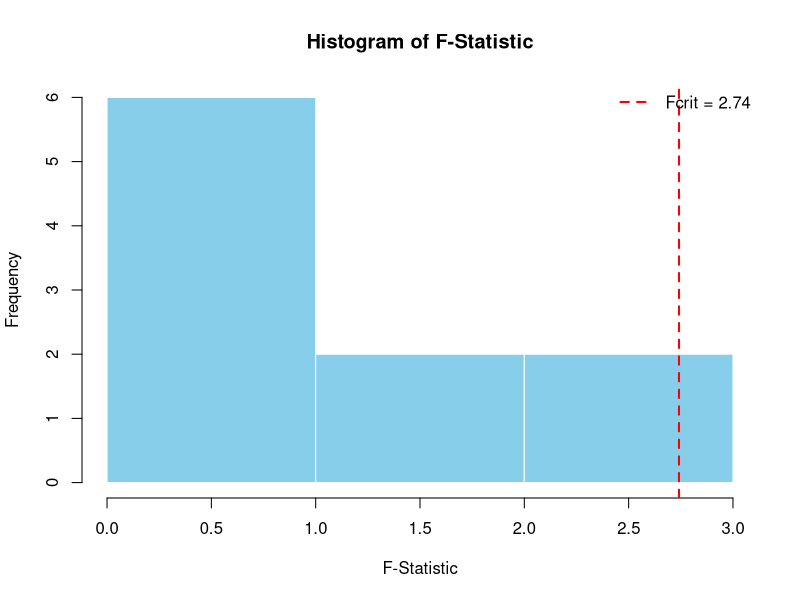
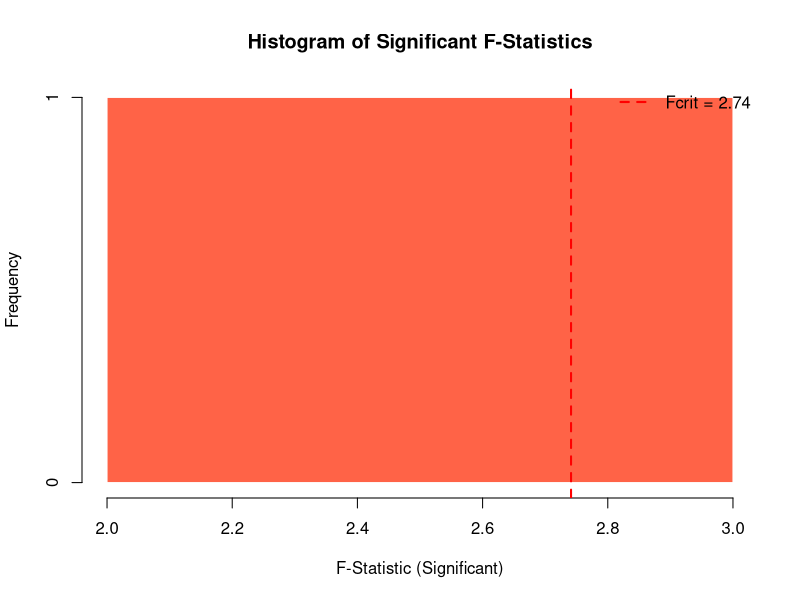
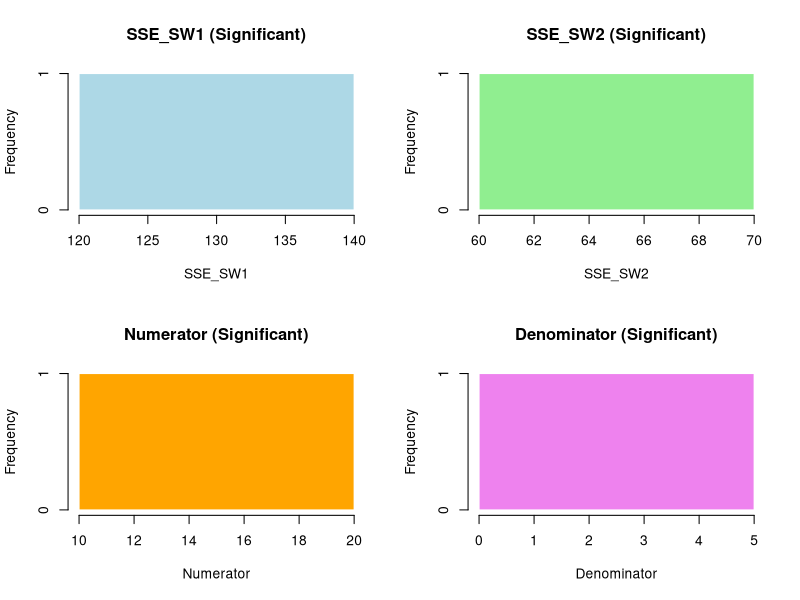
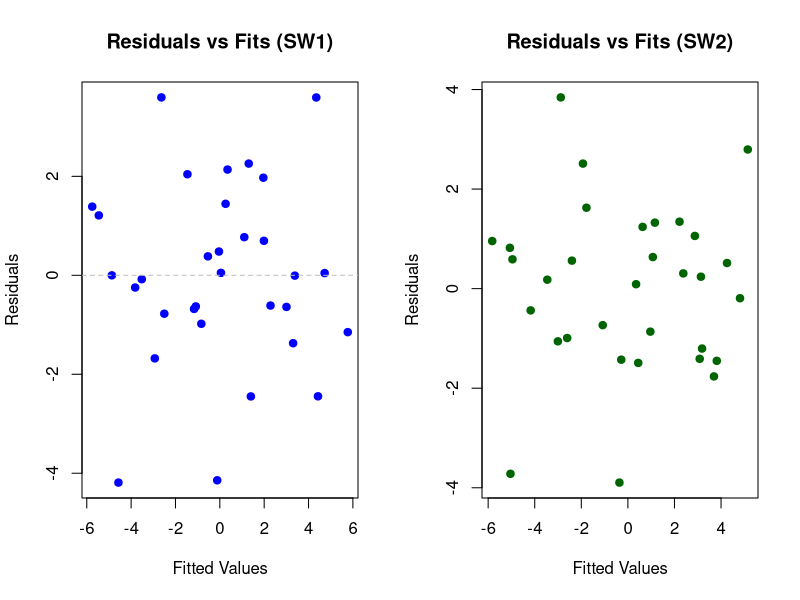
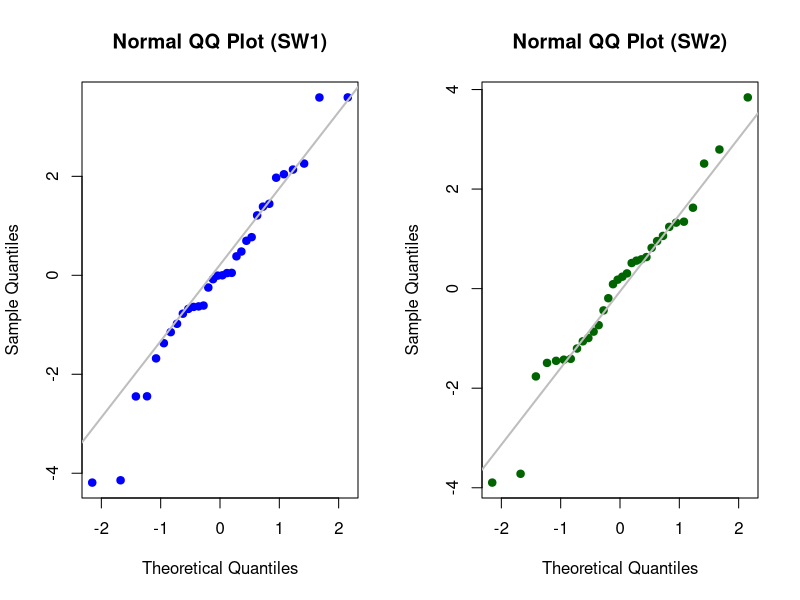
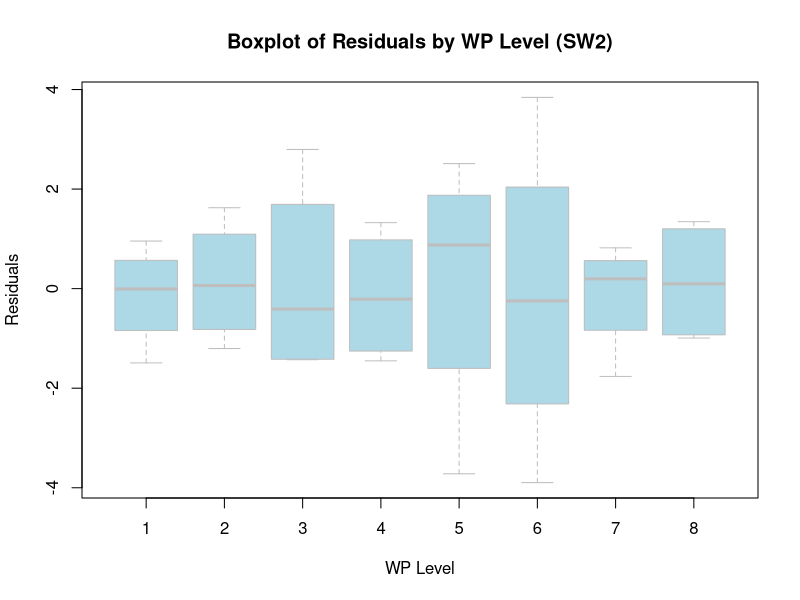
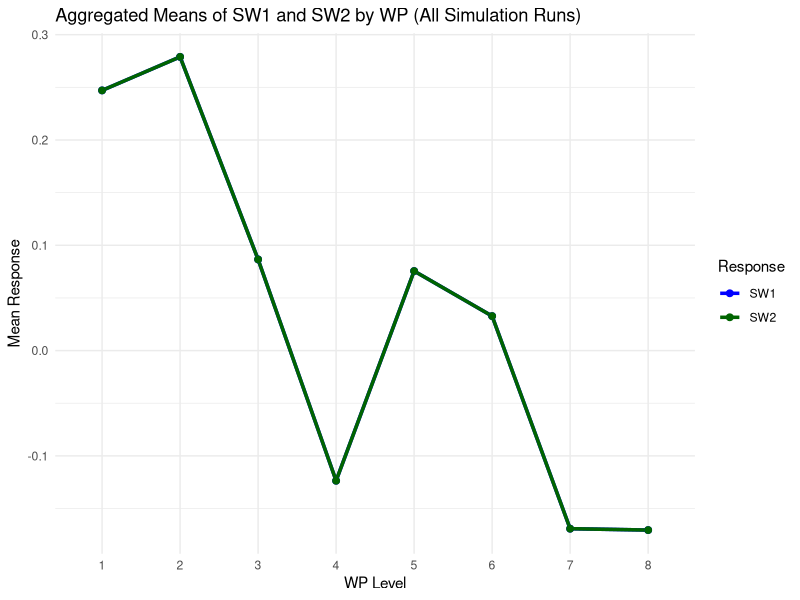

Reproduce these figures in R, in order.
## ---- chunk 1
knitr::opts_chunk$set(echo = TRUE)
## ---- chunk 2

# Standalone R script for split-plot simulation and diagnostics
# This script allows interactive inspection of model objects and F-test results

# Load required libraries
library(lmerTest)
library(ggplot2)
library(dplyr)

# ---- User parameters ----
HTC <- 3
ETC <- 2
r <- 1
nsim <- 10 # Set to a small number for demonstration
Intercept <- 10
w_names <- paste0("w", 1:HTC)
s_names <- paste0("s", 1:ETC)
interaction_names <- c(
  if (length(w_names) > 1) combn(w_names, 2, FUN = function(x) paste(x, collapse = ":")),
  if (length(s_names) > 1) combn(s_names, 2, FUN = function(x) paste(x, collapse = ":")),
  as.vector(outer(w_names, s_names, paste, sep = ":"))
)
Sigma2_W <- 1
Sigma2_S <- 5


# Effect values (customize as needed)
effect_input_map <- list(Intercept = 10)
effect_input_map[["w1"]] <- -2
effect_input_map[["s1"]] <- 2
effect_input_map[["s1:s2"]] <- 1
effect_input_map[["w1:s1"]] <- -1
# Assign 0 to all other effects
for (n in w_names) if (is.null(effect_input_map[[n]])) effect_input_map[[n]] <- 0
for (m in s_names) if (is.null(effect_input_map[[m]])) effect_input_map[[m]] <- 0
for (nm in interaction_names) if (is.null(effect_input_map[[nm]])) effect_input_map[[nm]] <- 0

# Set sigma2_W and sigma2_S
Sigma2_W <- 1
Sigma2_S <- 5

# Create all combinations of w and s factors
combined_list <- c(
  setNames(replicate(ETC, c(-1, 1), simplify = FALSE), s_names),
  setNames(replicate(HTC, c(-1, 1), simplify = FALSE), w_names)
)
df_S <- expand.grid(combined_list)
df_rep_S <- df_S[rep(seq_len(nrow(df_S)), r), ]
row.names(df_rep_S) <- NULL
linear_terms_ws <- c(w_names, s_names)
formula_S <- as.formula(paste("~ (", paste(linear_terms_ws, collapse = " + "), ")^2"))
X_S <- model.matrix(formula_S, data = df_rep_S)
colnames(X_S)[1] <- '0'
wpf_terms <- setNames(replicate(HTC, c(-1,1), simplify = FALSE), w_names)
df_W <- expand.grid(wpf_terms)
df_rep_W <- df_W[rep(seq_len(nrow(df_W)), r), ]
row.names(df_rep_W) <- NULL
X_W <- X_S[, !grepl("s", colnames(X_S), ignore.case = TRUE)]
X_SW <- X_S[, grep('s|0', colnames(X_S), value = TRUE)]
colnames(X_SW) <- gsub(":", "_", colnames(X_SW))
set.seed(1)
WP <- as.factor(rep(seq(1, r*2^HTC), each = 2^ETC))
effect_names <- colnames(X_S)

# This code creates a vector of effect values (effects) that matches the order of the model matrix columns (effect_names). For each effect name:
#It checks if the effect value is present in effect_input_map (using the original name or a cleaned version with : replaced by _). If found, it uses that value. If the effect name is "0", it uses the intercept value. If not found, it defaults to 0.

effects <- sapply(effect_names, function(nm) {
  nm_clean <- gsub(":", "_", nm)
  if (!is.null(effect_input_map[[nm]])) {
    effect_input_map[[nm]]
  } else if (!is.null(effect_input_map[[nm_clean]])) {
    effect_input_map[[nm_clean]]
  } else if (nm == "0") {
    effect_input_map[["Intercept"]]
  } else {
    0
  }
})


beta_S <- setNames(effects, effect_names)
names(beta_S)[1] <- "beta*0"
beta_W <- beta_S[!grepl("s", colnames(X_S), ignore.case = TRUE)]
mu_S <- X_S %*% beta_S
mu_W <- X_W %*% beta_W

# --- Simulation functions ---
sim_model_S <- function(X_S, mu_S, mu_W, Sigma2_S, Sigma2_W, WP) {
  n_groups <- length(unique(WP))
  epsilon_W <- rnorm(n_groups, mean = 0, sd = sqrt(Sigma2_W))
  epsilon_W <- rep(epsilon_W, times = table(WP))
  epsilon_S <- rnorm(nrow(X_S), mean = 0, sd = sqrt(Sigma2_S))
  Y_S <- mu_S + epsilon_W + epsilon_S
  Y_W <- mu_W + epsilon_W
  df_S <- data.frame(epsilon_W, df_rep_S, Y_S)
  formula_S <- as.formula(paste("Y_S ~ (", paste(linear_terms_ws, collapse = " + "), ")^2 + (1|WP)"))
  rmodel_S <- lmer(formula_S, data = df_S)
  rmodel_S_summary <- summary(rmodel_S)
  return(list(Y_W = Y_W, Y_S = Y_S, model_S = rmodel_S))
}
sim_model_W <- function(Y_W) {
  Y_W_unique <- unique(Y_W)
  df_W <- data.frame(df_rep_W, Y_W = Y_W_unique)
  formula_W <- as.formula(paste("Y_W ~ (", paste(w_names, collapse = " + "), ")^2"))
  rmodel_W <- summary(lm(formula_W, data = df_W))
  return(rmodel_W)
}
sim_model_SW <- function(X_SW, Y_S, Y_W, X_S) {
  X_SW <- X_SW[,-1]
  df_SW1 <- data.frame(Y_SW1 = Y_S - Y_W, X_SW)
  X_S <- X_S[,-1]
  df_SW2 <- data.frame(Y_SW2 = Y_S - Y_W, X_S)
  formula_SW1 <- as.formula(paste("Y_SW1 ~", paste(colnames(X_SW), collapse = " + ")))
  rmodel_SW1 <- lm(formula_SW1, data = df_SW1)
  formula_SW2 <- as.formula(paste("Y_SW2 ~ (", paste(colnames(X_S), collapse = " + "), ") + (1|WP)"))
  rmodel_SW2 <- lmer(formula_SW2, data = df_SW2)
  return(list(model_SW1 = rmodel_SW1, model_SW2 = rmodel_SW2))
}
perform_F_test <- function(model_SW1, model_SW2) {
  tryCatch({
    SSE_SW1 <- sum(residuals(model_SW1)^2)
    SSE_SW2 <- sum(residuals(model_SW2)^2)
    dfE_SW1 <- model_SW1$df.residual
    
    dfE_SW2 <- nrow(model.frame(model_SW2)) - length(fixef(model_SW2))
    #nrow(model.frame(model_SW2)) gives the total number of observations used in the model.
    #length(fixef(model_SW2)) gives the number of fixed effect parameters estimated in the model.
    
    f_statistic <- ((SSE_SW1 - SSE_SW2) / (dfE_SW1 - dfE_SW2)) / (SSE_SW2 / dfE_SW2)
    Fcrit <- qf(0.95, dfE_SW1 - dfE_SW2, dfE_SW2)
    Significant <- f_statistic > Fcrit
    data.frame(F_statistic = f_statistic, Fcrit = Fcrit, Significant = Significant)
  }, error = function(e) {
    data.frame(F_statistic = NA, Fcrit = NA, Significant = NA)
  })
}

# Collect F-Statistic values and F-test components
F_Stats <- numeric(nsim)
F_components <- data.frame(SSE_SW1 = numeric(nsim), SSE_SW2 = numeric(nsim), dfE_SW1 = numeric(nsim), dfE_SW2 = numeric(nsim), Numerator = numeric(nsim), Denominator = numeric(nsim), F_statistic = numeric(nsim))

# Store Y_SW1, Y_SW2, WP for all simulation runs
Y_SW1_list <- vector("list", nsim)
Y_SW2_list <- vector("list", nsim)
WP_list <- vector("list", nsim)
SW1_bar <- vector("list", nsim)
SW2_bar <- vector("list", nsim)

#Simulation Loop
for (i in 1:nsim) {
  cat("\n--- Simulation Run", i, "---\n")
  sim_S_out <- sim_model_S(X_S, mu_S, mu_W, Sigma2_S, Sigma2_W, WP)
  Y_W <- sim_S_out$Y_W
  Y_S <- sim_S_out$Y_S
  model_S <- sim_S_out$model_S
  model_W <- sim_model_W(Y_W)
  sim_SW_out <- sim_model_SW(X_SW, Y_S, Y_W, X_S)
  model_SW1 <- sim_SW_out$model_SW1
  model_SW2 <- sim_SW_out$model_SW2
  
  # Extract df_SW1 for storage
  df_SW1 <- data.frame(Y_SW1 = Y_S - Y_W, X_SW)
  
  # Calculate and store means of SW1 by WP for this run
  SW1_bar[[i]] <- aggregate(Y_SW1 ~ WP, data = df_SW1, FUN = mean)
  
  # Extract df_SW2 for storage
 df_SW2 <- data.frame(Y_SW2 = Y_S - Y_W, X_S)
 
   # Calculate and store means of SW2 by WP for this run
  SW2_bar[[i]] <- aggregate(Y_SW2 ~ WP, data = df_SW2, FUN = mean)
  
  #Perform F-Test
  F_Test <- perform_F_test(model_SW1, model_SW2)
  print(model_SW1)
  print(model_SW2)
  print(F_Test)
  F_Stats[i] <- F_Test$F_statistic
  
  # Store F-test components
  SSE_SW1 <- sum(residuals(model_SW1)^2)
  SSE_SW2 <- sum(residuals(model_SW2)^2)
  dfE_SW1 <- model_SW1$df.residual
  dfE_SW2 <- nrow(model.frame(model_SW2)) - length(fixef(model_SW2))
  Numerator <- (SSE_SW1 - SSE_SW2) / (dfE_SW1 - dfE_SW2)
  Denominator <- SSE_SW2 / dfE_SW2
  F_statistic <- Numerator / Denominator
  F_components[i,] <- c(SSE_SW1, SSE_SW2, dfE_SW1, dfE_SW2, Numerator, Denominator, F_statistic)
  
  # Store Y_SW1, Y_SW2, WP for this run
  Y_SW1_list[[i]] <- df_SW1
  Y_SW2_list[[i]] <- data.frame(Y_SW2 = model_SW2@frame$Y_SW2, WP = model_SW2@frame$WP)
  WP_list[[i]] <- model_SW2@frame$WP
}

## ---- chunk 3
bin_min <- floor(min(F_Stats, na.rm = TRUE))
bin_max <- ceiling(max(F_Stats, na.rm = TRUE))
hist(F_Stats, breaks = seq(bin_min, bin_max, by = 1), main = "Histogram of F-Statistic", xlab = "F-Statistic", col = "skyblue", border = "white")
Fcrit_val <- F_Test$Fcrit
abline(v = Fcrit_val, col = "red", lwd = 2, lty = 2)
legend("topright", legend = paste0("Fcrit = ", round(Fcrit_val, 2)), col = "red", lwd = 2, lty = 2, bty = "n")
## ---- chunk 4
Fcrit_val <- F_Test$Fcrit
F_Stats_sig <- F_Stats[F_Stats > Fcrit_val]
bin_min_sig <- floor(min(F_Stats_sig, na.rm = TRUE))
bin_max_sig <- ceiling(max(F_Stats_sig, na.rm = TRUE))
hist(F_Stats_sig, breaks = seq(bin_min_sig, bin_max_sig, by = 1), main = "Histogram of Significant F-Statistics", xlab = "F-Statistic (Significant)", col = "tomato", border = "white")
abline(v = Fcrit_val, col = "red", lwd = 2, lty = 2)
legend("topright", legend = paste0("Fcrit = ", round(Fcrit_val, 2)), col = "red", lwd = 2, lty = 2, bty = "n")
## ---- chunk 5
# Filter for significant F-Statistics
Fcrit_val <- F_Test$Fcrit
F_components_sig <- F_components[F_components$F_statistic > Fcrit_val,]
# Show summary statistics for each component
summary(F_components_sig)
## Mean Squared Error (MSE) for SW1 and SW2 (last simulation run)
MSE_SW1 <- mean(residuals(model_SW1)^2)
MSE_SW2 <- mean(residuals(model_SW2)^2)
cat("\n")
cat("MSE for SW1:", round(MSE_SW1, 4), "\n")
cat("MSE for SW2:", round(MSE_SW2, 4), "\n")
cat("SSE for SW1:", sum(residuals(model_SW1)^2), "dfE_SW1:", model_SW1$df.residual, "\n")
cat("SSE for SW2:", sum(residuals(model_SW2)^2), "dfE_SW2:", nrow(model.frame(model_SW2)) - length(fixef(model_SW2)), "\n")
## ---- chunk 6
par(mfrow = c(2,2)) # 2x2 grid for 4 histograms
hist(F_components_sig$SSE_SW1, main = "SSE_SW1 (Significant)", xlab = "SSE_SW1", col = "lightblue", border = "white")
hist(F_components_sig$SSE_SW2, main = "SSE_SW2 (Significant)", xlab = "SSE_SW2", col = "lightgreen", border = "white")
hist(F_components_sig$Numerator, main = "Numerator (Significant)", xlab = "Numerator", col = "orange", border = "white")
hist(F_components_sig$Denominator, main = "Denominator (Significant)", xlab = "Denominator", col = "violet", border = "white")
par(mfrow = c(1,1)) # reset layout
## ---- chunk 7
# Fit linear model to decompose variance
lm_fstat <- lm(F_statistic ~ SSE_SW1 + SSE_SW2 + dfE_SW1 + dfE_SW2, data = F_components)
# Get ANOVA table
anova_fstat <- anova(lm_fstat)
# Calculate % contribution for each component
ss_total <- sum(anova_fstat$'Sum Sq')
percent_contrib <- 100 * anova_fstat$'Sum Sq' / ss_total
variance_table <- data.frame(Component = rownames(anova_fstat), Percent_Contribution = round(percent_contrib, 2))
variance_table

## ---- chunk 8
# Example: Use last simulation run's models
# If you want to inspect other runs, you can modify this section
fits_SW1 <- fitted(model_SW1)
resid_SW1 <- residuals(model_SW1)
fits_SW2 <- fitted(model_SW2)
resid_SW2 <- residuals(model_SW2)

par(mfrow = c(1,2))
plot(fits_SW1, resid_SW1, main = "Residuals vs Fits (SW1)", xlab = "Fitted Values", ylab = "Residuals", col = "blue", pch = 19)
abline(h = 0, lty = 2, col = "gray")
plot(fits_SW2, resid_SW2, main = "Residuals vs Fits (SW2)", xlab = "Fitted Values", ylab = "Residuals", col = "darkgreen", pch = 19)
par(mfrow = c(1,1))
par(mfrow = c(1,1))
## ---- chunk 9
par(mfrow = c(1,2))
qqnorm(residuals(model_SW1), main = "Normal QQ Plot (SW1)", col = "blue", pch = 19)
qqline(residuals(model_SW1), col = "gray", lwd = 2)

## Variance Inflation Factors (VIF) for Predictors
qqnorm(residuals(model_SW2), main = "Normal QQ Plot (SW2)", col = "darkgreen", pch = 19)
qqline(residuals(model_SW2), col = "gray", lwd = 2)
par(mfrow = c(1,1))
## ---- chunk 10
# Boxplot of residuals from model_SW2 by WP level (last simulation run)
resid_SW2 <- residuals(model_SW2)
wp_levels_SW2 <- model_SW2@frame$WP
boxplot(resid_SW2 ~ wp_levels_SW2,
        main = "Boxplot of Residuals by WP Level (SW2)",
        xlab = "WP Level",
        ylab = "Residuals",
        col = "lightblue",
        border = "gray")
## ---- chunk 11
# Combine all runs into one data frame for SW1 and SW2
SW1_all <- do.call(rbind, SW1_bar)
SW2_all <- do.call(rbind, SW2_bar)

# Calculate mean by WP level across all runs
SW1_all_bar <- aggregate(Y_SW1 ~ WP, data = SW1_all, FUN = mean)
SW2_all_bar <- aggregate(Y_SW2 ~ WP, data = SW2_all, FUN = mean)

# Merge for plotting
df_SW_12 <- merge(SW1_all_bar, SW2_all_bar, by = "WP")
df_SW_12_long <- tidyr::pivot_longer(df_SW_12, cols = c("Y_SW1", "Y_SW2"), names_to = "Response", values_to = "Mean")

# Plot using ggplot2
ggplot(df_SW_12_long, aes(x = WP, y = Mean, color = Response, group = Response)) +
  geom_line(size = 1.2) +
  geom_point(size = 2) +
  labs(title = "Aggregated Means of SW1 and SW2 by WP (All Simulation Runs)",
       x = "WP Level", y = "Mean Response") +
  scale_color_manual(values = c("Y_SW1" = "blue", "Y_SW2" = "darkgreen"), labels = c("SW1", "SW2")) +
  theme_minimal()
